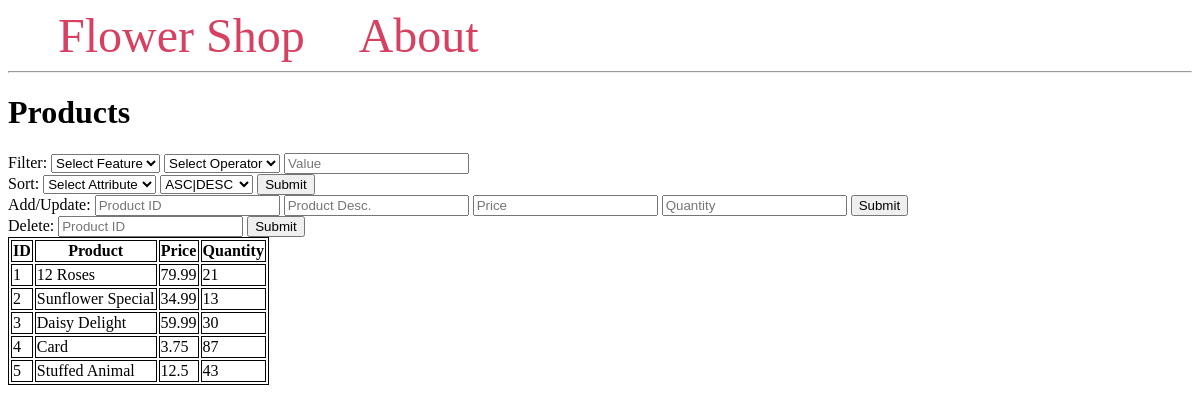
The page /products on the database as committed earlier.
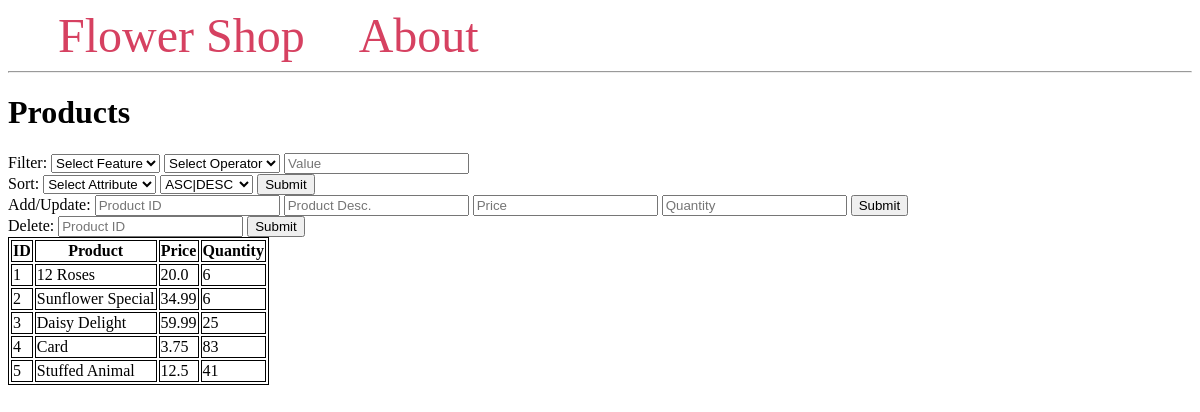
The same page on the database as committed later.
### tables this page shows
CREATE TABLE product (
                productID INTEGER PRIMARY KEY,
                p_desc TEXT NOT NULL,
                price REAL NOT NULL,
                stock INTEGER NOT NULL CHECK (stock>=0)
            );

### main.py (the view, shortened to what this page needs)
@app.route("/products", methods=("GET", "POST"))
def product():
    conn = get_db_connection()
    cursor = conn.cursor()
    db= Database(conn, cursor)
    products = conn.execute("SELECT * FROM product").fetchall()
    return render_template("products.html", products=products)

### main.py (called while the page is built)
def get_db_connection():
    conn = sqlite3.connect('flowershopdatabase.db', check_same_thread=False)
    conn.execute("PRAGMA foreign_keys = 1")
    conn.row_factory = sqlite3.Row
    return conn

### templates/products.html (shortened to what this page needs)
{% extends 'base.html' %}
{% block content %}
    <h1>{% block title %} Products {% endblock %}</h1>
    <div>
        <form method="post">
            <div>
                <label>Filter:</label>
                <select name="filt_attr">
                    <option value="">Select Feature</option>
                </select>
                <select name="op">
                    <option value="">Select Operator</option>
                </select>
                <input type="text" name="value" placeholder="Value">
            </div>
            <label>Sort:</label>
            <select name="sort_attr" id="sort_attr">
                    <option value="">Select Attribute</option>
            </select>
            <select name="asc" id="asc">
                <option value="">ASC|DESC</option>
            </select>
            <button type="submit" name="sort" value="sort">Submit</button>
            <div>
                <label>Add/Update:</label>
                <input type="number" name="productID" placeholder="Product ID" min="1">
                <input type="text" name="product" placeholder="Product Desc.">
                <input type="text" name="price" placeholder="Price" min="0">
                <input type="number" name="quantity" placeholder="Quantity" min="0">
                <button type="submit" name="add" value="add">Submit</button>
            </div>
            <div>
                <label>Delete:</label>
                <input type="number" name="productID2" placeholder="Product ID" min="1">
                <button type="submit" name="del" value="del">Submit</button>
            </div>
        </form>
    </div>
    <table>
        <tr>
          <th>ID</th>
          <th>Product</th>
          <th>Price</th>
          <th>Quantity</th>
        </tr>
        {% for product in products %}
                <tr>
                    <td>{{ product['productID'] }}</td>
                    <td>{{ product['p_desc'] }}</td>
                    <td>{{ product['price'] }}</td>
                    <td>{{ product['stock'] }}</td>
                </tr>
        {% endfor %}
    </table>
{% endblock %}

Rows that differ between the two databases and show on the page:
changed product "12 Roses": price "79.99" → "20.0"; stock "21" → "6"
changed product "Sunflower Special": stock "13" → "6"
changed product "Daisy Delight": stock "30" → "25"
changed product "Card": stock "87" → "83"
changed product "Stuffed Animal": stock "43" → "41"
